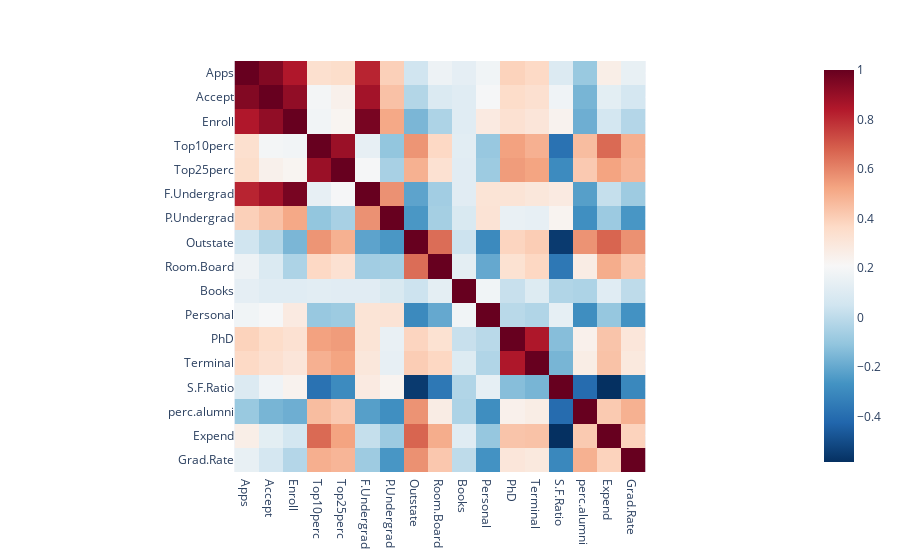

Here is the notebook cell this chart was saved with:
### Markdown cell above
There are no missing values we need to take care of. We can move forward with visualizing the data.

### Code cell
px.imshow(college_data.corr(), color_continuous_scale="rdbu_r")

### Figure 1 — Plotly figure (JSON) as saved in the notebook; plotly's stock layout.template omitted (floating-point values rounded to 4 significant figures; data arrays with more than 128 entries replaced by an {"elided": "..."} marker saying what was removed)
{"data": [{"coloraxis": "coloraxis", "hovertemplate": "x: %{x}<br>y: %{y}<br>color: %{z}<extra></extra>", "type": "heatmap", "x": ["Apps", "Accept", "Enroll", "Top10perc", "Top25perc", "F.Undergrad", "P.Undergrad", "Outstate", "Room.Board", "Books", "Personal", "PhD", "Terminal", "S.F.Ratio", "perc.alumni", "Expend", "Grad.Rate"], "y": ["Apps", "Accept", "Enroll", "Top10perc", "Top25perc", "F.Undergrad", "P.Undergrad", "Outstate", "Room.Board", "Books", "Personal", "PhD", "Terminal", "S.F.Ratio", "perc.alumni", "Expend", "Grad.Rate"], "z": {"elided": "17x17 float values"}}], "layout": {"coloraxis": {"colorscale": [[0, "rgb(5,48,97)"], [0.1, "rgb(33,102,172)"], [0.2, "rgb(67,147,195)"], [0.3, "rgb(146,197,222)"], [0.4, "rgb(209,229,240)"], [0.5, "rgb(247,247,247)"], [0.6, "rgb(253,219,199)"], [0.7, "rgb(244,165,130)"], [0.8, "rgb(214,96,77)"], [0.9, "rgb(178,24,43)"], [1, "rgb(103,0,31)"]]}, "margin": {"t": 60}, "xaxis": {"constrain": "domain", "scaleanchor": "y"}, "yaxis": {"autorange": "reversed", "constrain": "domain"}}}
